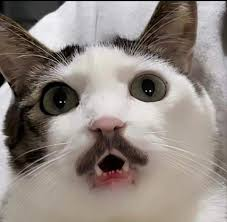
#> input picture kitten.jpg, 227 x 222 px
$ python no13.py
#> lines starting #> are read from the running program, lines starting #| are printed output that depends on the picture
# 1217070085, Vilda Azizah Wiguna
import cv2
import numpy as np

image = cv2.imread('kitten.jpg')
#> image is the input picture: shape (222, 227, 3); mean B, G, R 128.9, 134.9, 144.5

#untuk mengetahui ukuran citra lebar dan tinggi
(height, width) = image.shape[0:2]
#> height = 222; width = 227
rotasiMatriks = cv2.getRotationMatrix2D((width/2, height/2), -90, 0.5)

#rotasi depat menggunakan method wrapAffine mengambil citra asli
rotasicitra = cv2.warpAffine(image, rotasiMatriks, (width, height))
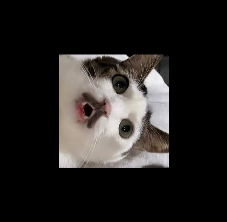
#> rotasicitra: shape (222, 227, 3); mean B, G, R 32.1, 33.6, 36
cv2.imshow('citra rotasi', rotasicitra)
cv2.waitKey(0)
